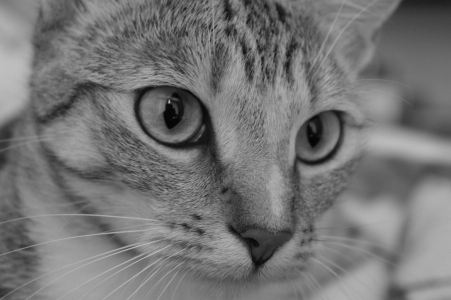
#> input picture blatt02/cat.png, 451 x 300 px
$ jupyter execute b02a01.ipynb
#> lines starting #> are read from the running program, lines starting #| are printed output that depends on the picture
# Aufgabe 1

[cell 1]
import matplotlib.pyplot as plt
import numpy as np
from skimage.io import imread, imsave

Kleine Hilfsfunktion :)

[cell 2]
def show_image(image):
    """Helper function to display an image."""
    plt.imshow(image, cmap="gray")
    plt.axis("off")
    plt.show()

## 1.1
Bild einlagen und mit `matplotlib` anzeigen.

[cell 3]
cat_png = imread('cat.png')
#> cat_png is the input picture: shape (300, 451); min 3, max 192, mean 116.9
show_image(cat_png)

Ausschnitt des rechten Auges erzeugen, anzeigen und speichern unter `cat_right_eye.png`.

[cell 4]
cat_png_right_eye = cat_png[70:160, 120:220]
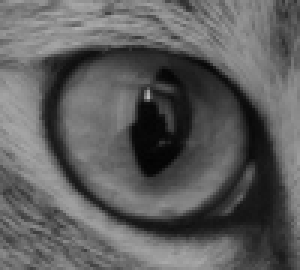
#> cat_png_right_eye: shape (90, 100) (shown 3 times larger); min 3, max 184, mean 93.6
show_image(cat_png_right_eye)
imsave('cat_right_eye.png', cat_png_right_eye)

## 1.2

Negativ von `cat.png` erzeugen und anzeigen.
(Wenn man nur das Negativ anzeigen lassen möchte, dann könnte auch die Colormap auf `cmap="gray_r"` gesetzt werden.)

[cell 5]
cat_png_negative = 255 - cat_png
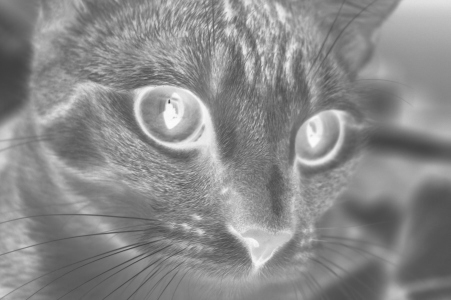
#> cat_png_negative: shape (300, 451); min 63, max 252, mean 138.1
show_image(cat_png_negative)

## 1.3

a) Neues binär Bild (alle Pixel 0), gleiche größe wie `cat.png`.

[cell 6]
mask = np.full(cat_png.shape, 0)

b) Pixel im Bereich des rechten Auges auf 1 setzen.

[cell 7]
mask[70:160, 120:220] = 1
show_image(mask)
#> in show_image (call 4), `plt.show()`:
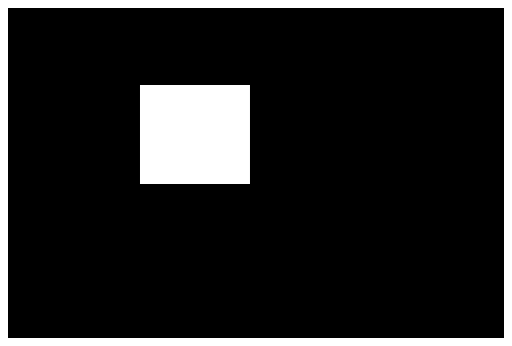
#> figure drawn by matplotlib, 1 panel

c) Anwendung der Maske auf das Originalbild.

[cell 8]
masked_cat = cat_png * mask
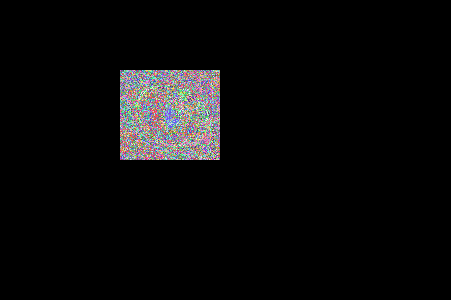
#> masked_cat: shape (300, 451) int64; 171 distinct labels, from 0 to 184; one colour per label, 0 black
show_image(masked_cat)

$ run again, with blatt02/mandrill.png copied over blatt02/cat.png
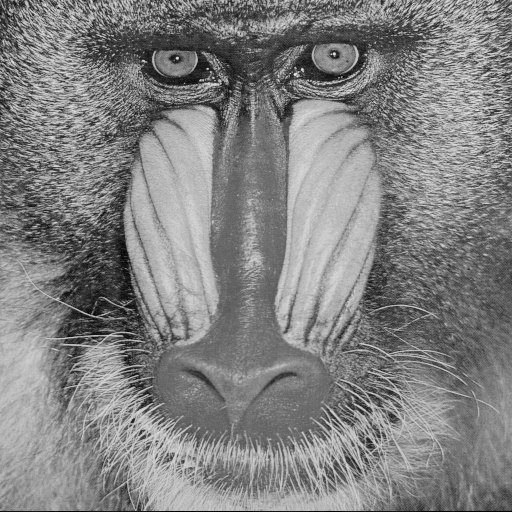
#> input picture blatt02/mandrill.png, 512 x 512 px
#> cat_png is the input picture: shape (512, 512); min 0, max 232, mean 129.5
#> `cat_png_negative = 255 - cat_png`:
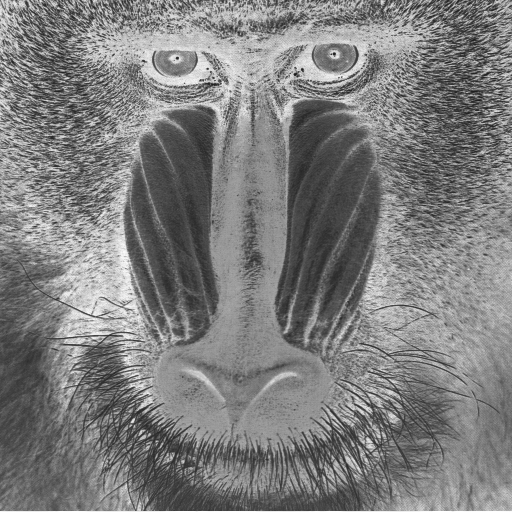
#> cat_png_negative: shape (512, 512); min 23, max 255, mean 125.5
#> `masked_cat = cat_png * mask`:
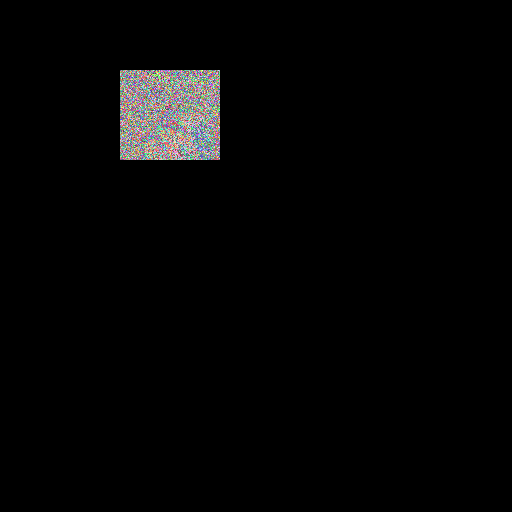
#> masked_cat: shape (512, 512) int64; 210 distinct labels, from 0 to 225; one colour per label, 0 black
